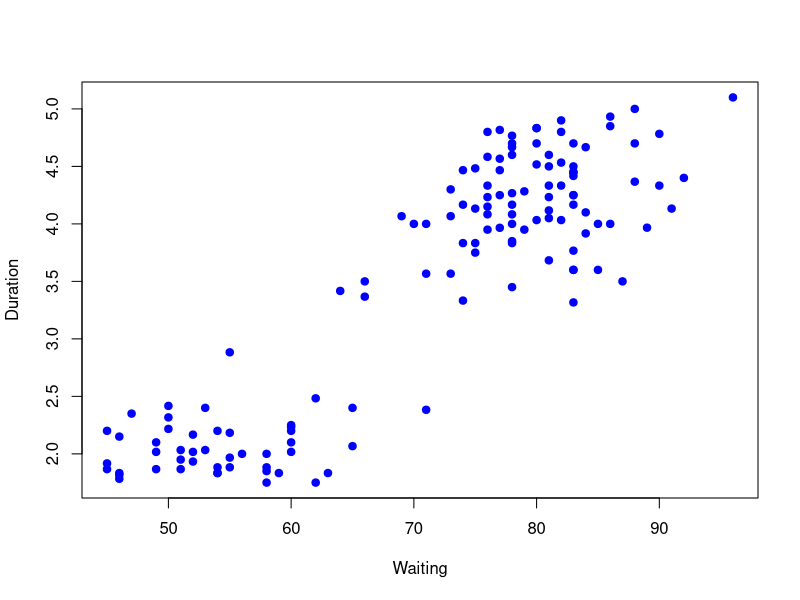
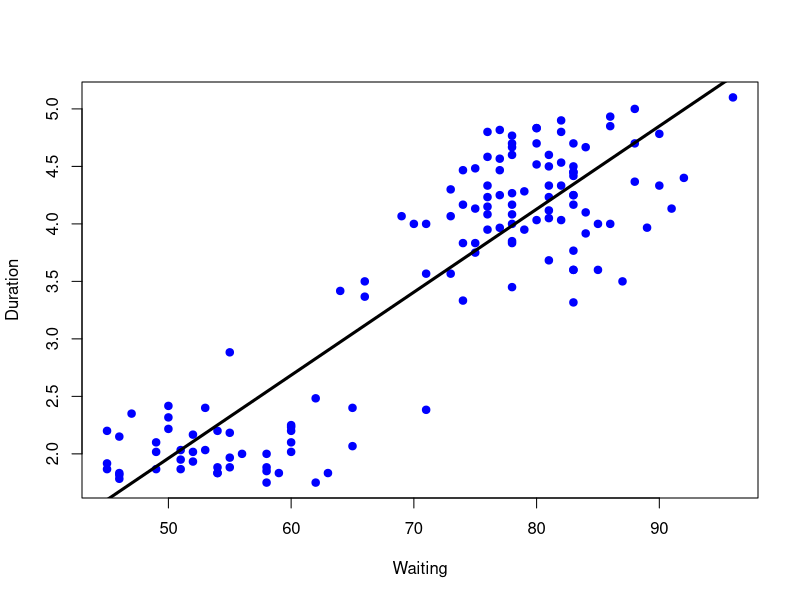
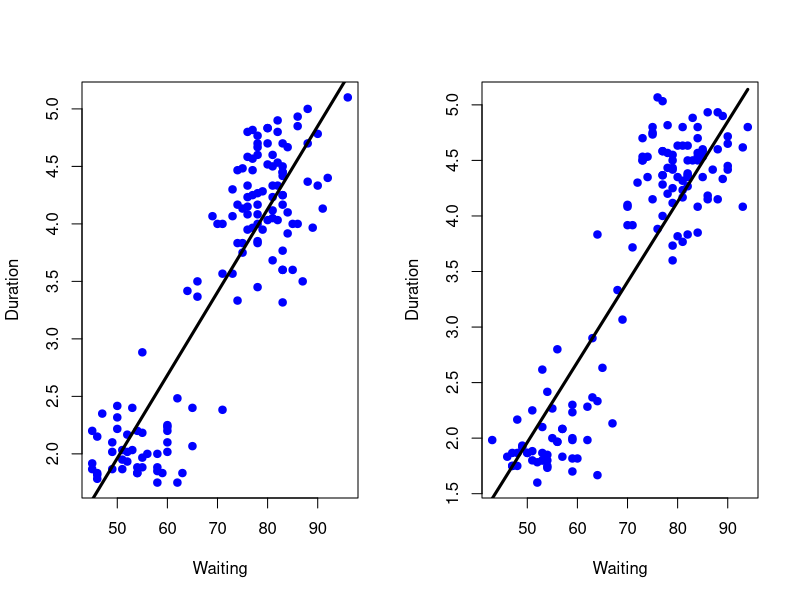
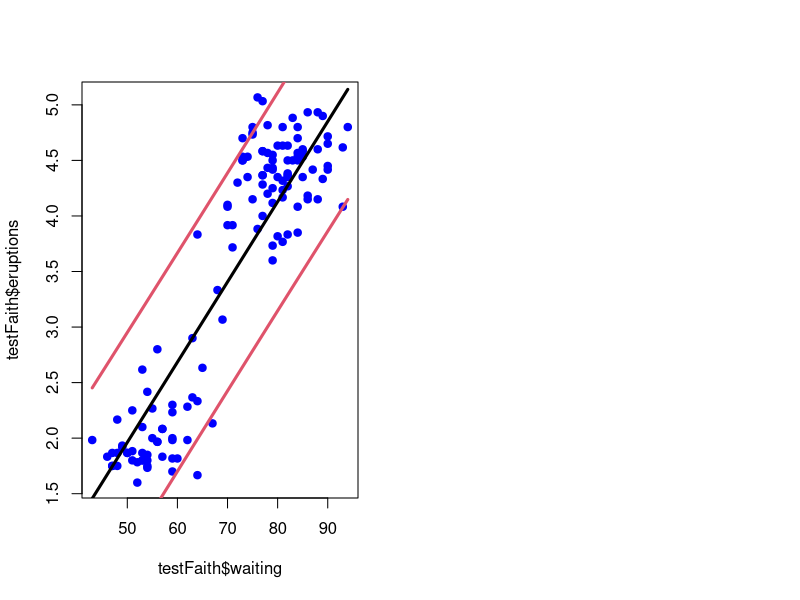
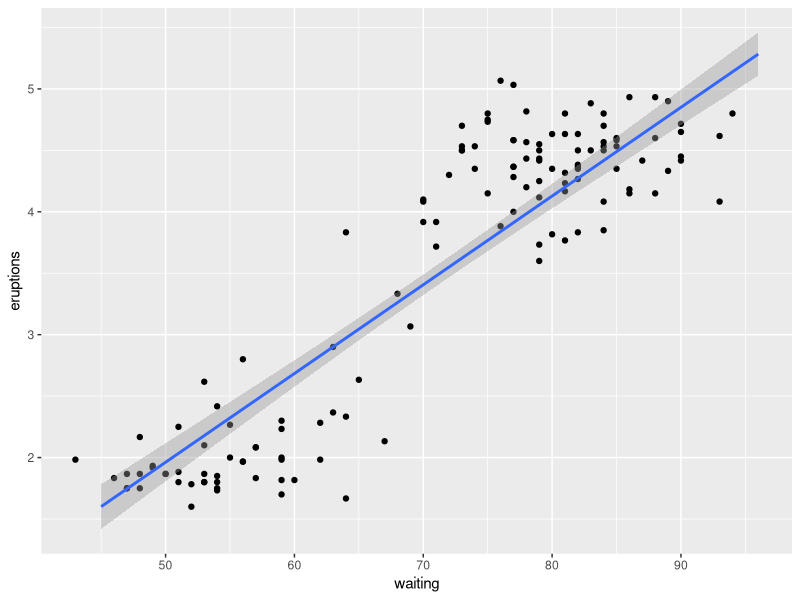

R code for these plots, in order: (Note: this script raises an error after producing the figures.)
# Regression, old faithful, pred. intervals



## Predicting duration of geyser blast by the waiting time between blasts


library(caret); data(faithful); set.seed(333)
inTrain <- createDataPartition(y=faithful$waiting,
                               p=0.5, list=FALSE)
trainFaith <- faithful[inTrain,]; testFaith <- faithful[-inTrain,]
head(trainFaith)
plot(trainFaith$waiting,trainFaith$eruptions,pch=19,col="blue",xlab="Waiting",ylab="Duration")


## linear fit the regular way

lm1 <- lm(eruptions ~ waiting,data=trainFaith)
summary(lm1)
### plotting the fit
plot(trainFaith$waiting,trainFaith$eruptions,pch=19,col="blue",xlab="Waiting",ylab="Duration")
lines(trainFaith$waiting,lm1$fitted,lwd=3)
### comparing the fit for the training to that same fit on the test data
par(mfrow=c(1,2))
plot(trainFaith$waiting,trainFaith$eruptions,pch=19,col="blue",xlab="Waiting",ylab="Duration")
lines(trainFaith$waiting,predict(lm1),lwd=3)
plot(testFaith$waiting,testFaith$eruptions,pch=19,col="blue",xlab="Waiting",ylab="Duration")
lines(testFaith$waiting,predict(lm1,newdata=testFaith),lwd=3)

### plotting the CI, line over test data
pred1 <- predict(lm1,newdata=testFaith,interval="prediction")
ord <- order(testFaith$waiting)
plot(testFaith$waiting,testFaith$eruptions,pch=19,col="blue")
matlines(testFaith$waiting[ord],pred1[ord,],type="l",col=c(1,2,2),lty = c(1,1,1), lwd=3)


### Regression with caret pkg

modFit <- train(eruptions ~ waiting,data=trainFaith,method="lm")
summary(modFit$finalModel)

### CIs of fitted data. ggplot needs a data frame
pred2 <- data.frame(predict(modFit$finalModel,newdata=testFaith,interval="prediction"))
pred2$eruptions = testFaith$eruptions
pred2$waiting = testFaith$waiting
### plotting the line and CI over the test data
g <- ggplot(testFaith, aes(waiting, eruptions))
g + geom_point()  + geom_smooth(data = trainFaith, method = "lm") 
  + geom_ribbon(data = pred2, aes(ymin = lwr, ymax = upr), alpha = 0.1)
